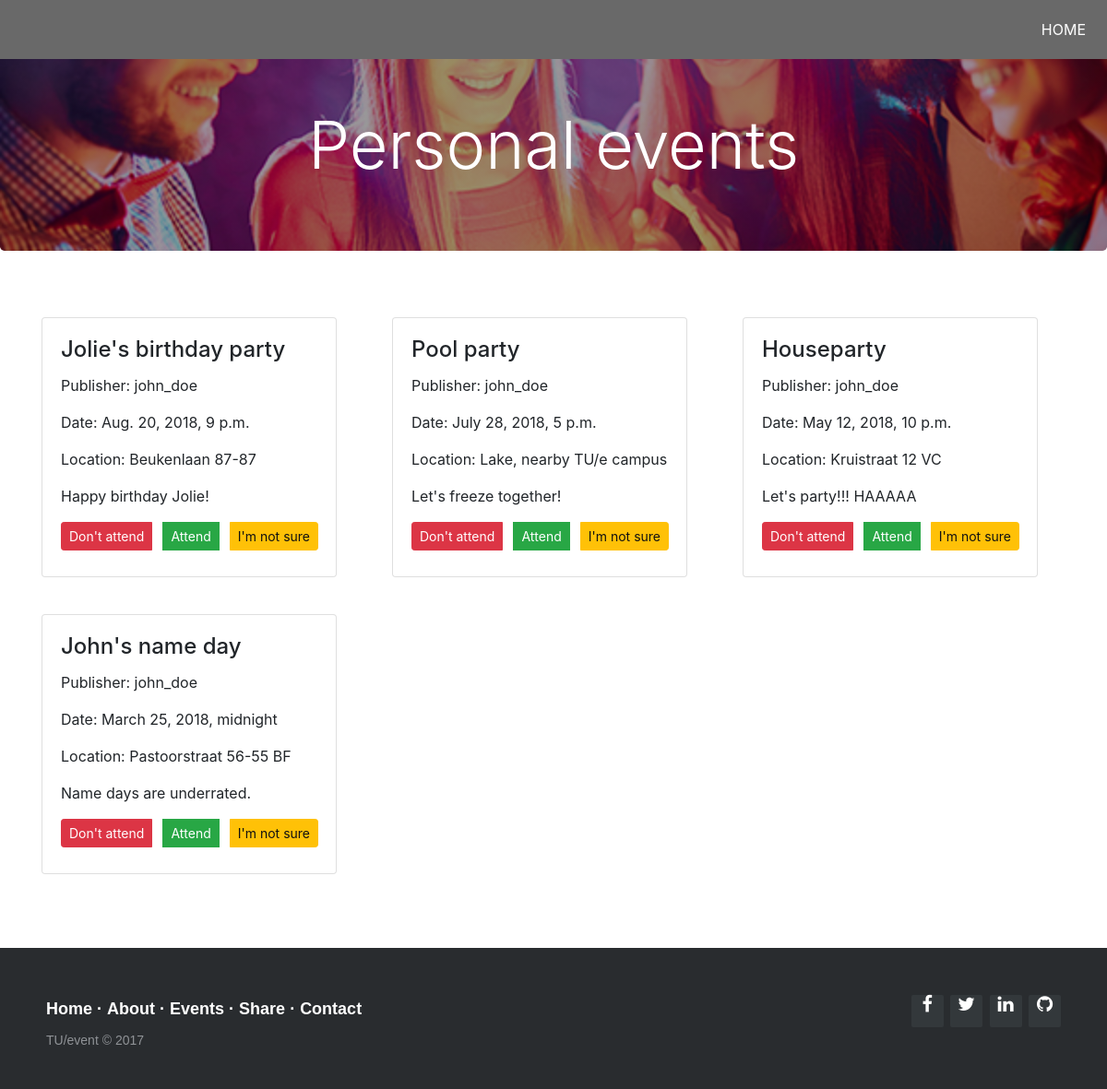
/personal, run on the app's committed database.
### app/models.py (models this page shows, shortened)
class Event(models.Model):
    CATEGORIES = (
        ('le', 'Leisure'),
        ('pe', 'Personal'),
        ('ed', 'Educational'),
        ('pr', 'Professional'),
    )
    published_by = models.ForeignKey(User, on_delete=models.CASCADE)
    event_name = models.CharField(max_length=200)
    event_location = models.CharField(max_length=250)
    event_date = models.DateTimeField('Date_format: YYYY-MM-DD HH:mm:ss')
    event_description = models.CharField(max_length=300)
    event_category = models.CharField(
        max_length=2,
        choices=CATEGORIES,
    )

### app/views.py (the view)
# urls.py: path('personal', views.personal, name='personal'),
def personal(request):
    latest_event_list = Event.objects.filter(event_category='pe')
    latest_event_list = latest_event_list.order_by('-event_date')[:50]
    context = {'latest_event_list': latest_event_list,
        'category': 'Personal',
        'css': 'app/personal.css',
        'js': 'app/javascript/personal.js'}
    return render(request, 'app/events-base.html', context)

### app/templates/app/events-base.html (shortened to what this page needs)
{% load static %}
<html>
     <head>
        <link href="{% static css %}" rel = "stylesheet" type = "text/css">
        <link href="{% static 'app/css/bootstrap.min.css' %}" rel ="stylesheet">
        <link rel="stylesheet" href="http://maxcdn.bootstrapcdn.com/font-awesome/4.2.0/css/font-awesome.min.css">
    </head>
    <body>
               <header>
        <nav>
            <ul>
                 <li><a href="{% url 'app:index' %}">HOME</a></li>
            </ul>
        </nav>
    </header>
        <div class="jumbotron leisure_bkg">
            <div class="container">
                    <h1 class="display-3 text-center titlecolor">{{ category }} events</h1>
            </div>
        </div>
        <section class="cards">
            <div class="container">
                <div class="row row-margin">
                    {% if latest_event_list %}
                    {% for event in latest_event_list %}
                    <div class="col-md-4">
                        <div class="card card2" style="width: 20rem;">
                            <div class="card-body">
                                <h4 class="card-title">{{event.event_name}}</h4>
                                <p class="card-text">Publisher: {{event.published_by}} </p>
                                <p class="card-text">Date: {{event.event_date}}</p>
                                <p class="card-text">Location: {{event.event_location}}</p>
                                <p class="card-text">{{event.event_description}}</p>
                             <div class="btn-group" data-toggle="buttons">
                                <label class="btn btn-danger  btn-sm">
                                <input type="radio" name="options" id="option1" autocomplete="off" checked> Don't attend
                                 </label>
                                 <label class="btn btn-success btn-sm">
                                <input type="radio" name="options" id="option2" autocomplete="off"> Attend
                                </label>
                                <label class="btn btn-warning btn-sm">
                                <input type="radio" name="options" id="option3" autocomplete="off"> I'm not sure
                                </label>
                                </div>
                            </div>
                        </div>
                    </div>
                    {% endfor %}
                    {% else %}
                    <p>No events are available </p>
                    {% endif %}
                </div>
            </div>
        </section>
        <footer class="footer-distributed">
			<div class="footer-right">
				<a href="#"><i class="fa fa-facebook"></i></a>
				<a href="#"><i class="fa fa-twitter"></i></a>
				<a href="#"><i class="fa fa-linkedin"></i></a>
				<a href="#"><i class="fa fa-github"></i></a>
			</div>
			<div class="footer-left">
				<p class="footer-links">
					<a href="#">Home</a>
					·
					<a href="#">About</a>
					·
					<a href="#">Events</a>
					·
					<a href="#">Share</a>
					·
                    <a href="#">Contact</a>
				</p>
				<p>TU/event &copy; 2017</p>
			</div>
		</footer>
    </body>
</html>

### app/static/app/personal.css (style rules this page uses)
* { margin:0; padding:0; }
body { font-family: sans-serif; }
.leisure_bkg { background-image: linear-gradient(rgba(0,0,0,0.4), rgba(0,0,0,0.4)), url(img/personal.jpg); background-position: center; background-repeat: no-repeat; background-size:cover; }
.titlecolor { margin-top: 50px; color:white; }
.card2 { margin-top: 40px; }
.btn { margin-right:12px; margin-left: 12px; }
nav { overflow: hidden; position: absolute; width: 100%; position: fixed; z-index:1; background-color: dimgray; }
nav a { text-decoration: none; color: #282828; font-size: 16px; padding: 3px; }
nav ul { overflow: hidden; color: #fff; margin: 0; padding: 0; text-align: center; transition: max-height 0.5s; -webkit-transition: max-height 0.5s; -moz-transition: max-height 0.5s; -ms-transition: max-height 0.5s; -o-transition: max-height 0.5s; list-style: none; }
nav ul li { float: right; display: inline-block; padding: 20px; text-decoration: none; }
li > a { position: relative; color: white; text-decoration: none; }
.footer-distributed { background-color: #292c2f; box-shadow: 0 1px 1px 0 rgba(0, 0, 0, 0.12); box-sizing: border-box; width: 100%; text-align: left; font: normal 16px sans-serif; padding: 45px 50px; margin-top: 80px; }
.footer-distributed .footer-left p { color: #8f9296; font-size: 14px; margin: 0; }
.footer-distributed p.footer-links { font-size:18px; font-weight: bold; color: #ffffff; margin: 0 0 10px; padding: 0; }
.footer-distributed p.footer-links a { display:inline-block; line-height: 1.8; text-decoration: none; color: inherit; padding-top: 5px; }
.footer-distributed .footer-right { float: right; margin-top: 6px; max-width: 180px; }
.footer-distributed .footer-right a { display: inline-block; width: 35px; height: 35px; background-color: #33383b; border-radius: 2px; font-size: 20px; color: #ffffff; text-align: center; line-height: 35px; margin-left: 3px; }

### data on the page
Event: event_name "Jolie's birthday party", published_by "john_doe", event_date "Aug. 20, 2018, 9 p.m.", event_location "Beukenlaan 87-87", event_description "Happy birthday Jolie!"
Event: event_name "Pool party", published_by "john_doe", event_date "July 28, 2018, 5 p.m.", event_location "Lake, nearby TU/e campus", event_description "Let's freeze together!"
Event: event_name "Houseparty", published_by "john_doe", event_date "May 12, 2018, 10 p.m.", event_location "Kruistraat 12 VC", event_description "Let's party!!! HAAAAA"
Event: event_name "John's name day", published_by "john_doe", event_date "March 25, 2018, midnight", event_location "Pastoorstraat 56-55 BF", event_description "Name days are underrated."

### other printed values
{{ category }} "Personal"
